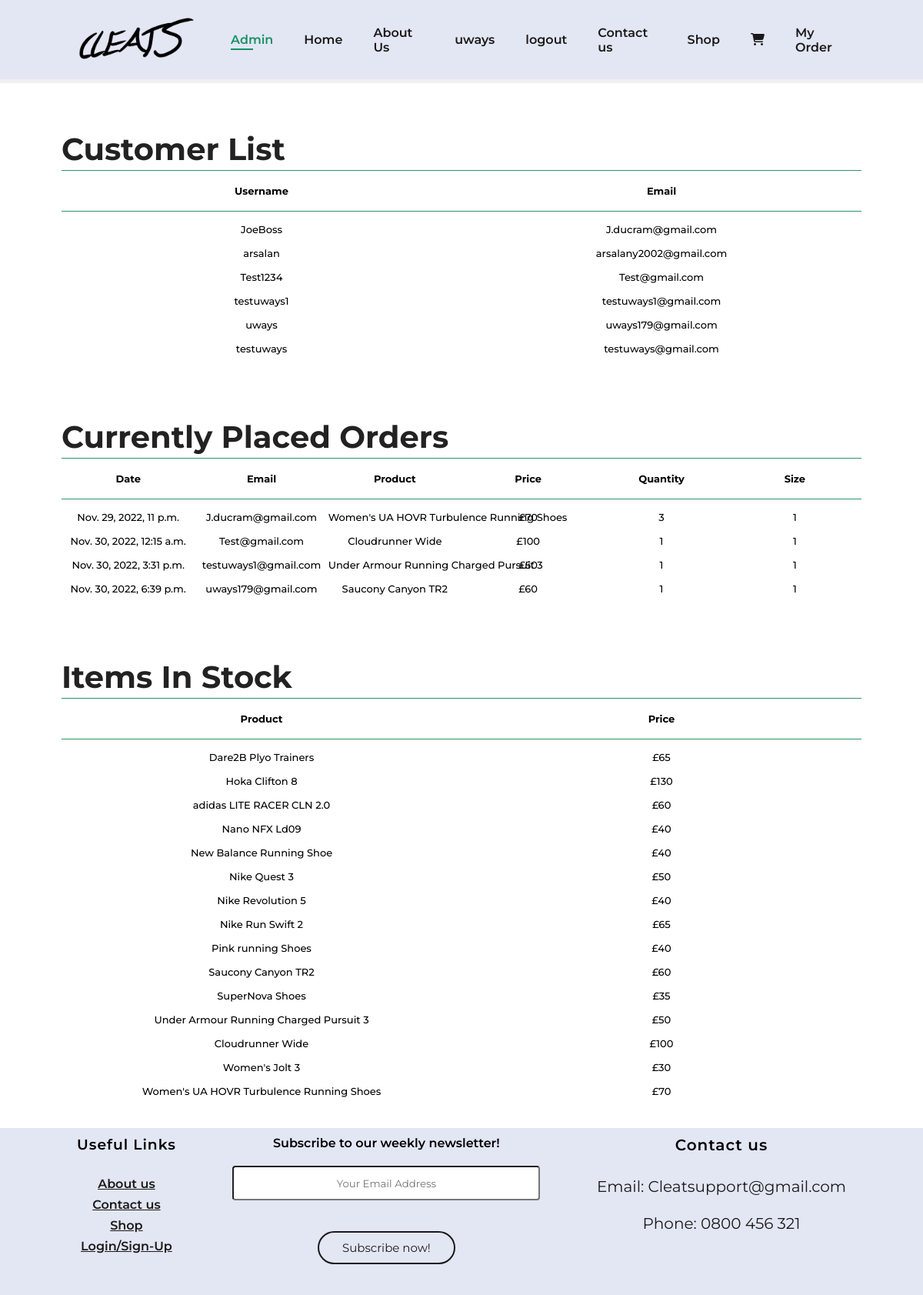
Screenshot of /store/admin (signed in) with the database file from the repository.
### store/models.py (models this page shows)
class HistoryItem(models.Model):
    user = models.ForeignKey(settings.AUTH_USER_MODEL, on_delete=models.CASCADE, related_name='user_history')
    name = models.TextField(max_length=1500, verbose_name='history_name')
    added = models.DateTimeField(auto_now_add=True)
    price = models.IntegerField(default=0)
    size = models.IntegerField(default=0)
    quantity = models.IntegerField(blank=True, default=1)
    picture = models.ImageField(upload_to=image_directory_path, blank=True, null=True,)
    date = models.DateTimeField(auto_now=True, null=True,blank=True)

class Item(models.Model):
    name = models.TextField(max_length=1500, verbose_name='name')
    added = models.DateTimeField(auto_now_add=True)
    price = models.IntegerField(default=0)
    size = models.IntegerField(default=0)
    quantity = models.IntegerField(blank=True, default=1)
    picture = models.ImageField(upload_to=image_directory_path, blank=True, null=True,)
    description = models.TextField(max_length=1500, null=True, blank=True)

### store/views.py (the view)
# urls.py: path('admin', admin_view, name='admin'),
@login_required
def admin_view(request):
    context ={}
    user = request.user
    try:
        users= User.objects.all()
        orders = HistoryItem.objects.all()
        items = Item.objects.all()
        context['item'] = items
        context['users'] = users
        context['orders'] = orders
    except Item.DoesNotExist:
        pass
    template = loader.get_template('admin.html')
    return HttpResponse(template.render(context, request))

### shop/templates/admin.html (shortened to what this page needs)
{%load static %}
<!DOCTYPE html>
<html>
<head>
    <link rel="stylesheet" href="style.css">
</head>
<section id="header">
    <a href="#"><img src="{% static 'img/Cleats1.png' %}" width="200" height="auto" class="logo" alt=""></a>    <div>
        <ul id="navbar">
            {% if user.is_staff %}
            <li><a class="active" href="{% url 'admin' %}">Admin</a></li>
            {% endif %}
            <li><a  href="{% url 'index' %}">Home</a></li>
            <li><a href="{% url 'aboutus' %}">About Us</a></li>
            {% if user.is_authenticated %}
            <li><a>{{ request.user.username }}</a></li>
            <li><a href="{% url 'logout' %}">logout</a></li>
            {% else %}
            <li><a href="{% url 'login' %}">Login/Sign-Up</a></li>
            {% endif %}
            <li><a href="{% url 'contact' %}">Contact us</a></li>
            <li><a href="{% url 'store' %}">Shop</a></li>
            {% if user.is_authenticated %}
            <li><a href="{% url 'basket' %}"><i class="fas fa-shopping-cart"></i></a></li>
            {% else %}
            <li><a href="{% url 'login' %}"><i class="fas fa-shopping-cart"></i></a></li>
            {% endif %}
            {% if user.is_authenticated %}
            <li><a href="{% url 'purchase_history' %}">My Order</a></li>
            {% else %}
            <li><a href="{% url 'login' %}">My Orders</a></li>
            {% endif %}
        </ul>
    </div>
</section>
    <body>
    <section id="admin-list-customer" class="section-p1">
        <table width=auto>
            <h2>Customer List</h2>
            <thead>
                <tr>
                    <td>Username</td>
                    <td>Email</td>
            </thead>
            <tbody>
                <tr>
                    {% for user in users %}
                    <td>{{user.username}}</td>
                    <td>{{user.email}}</td>
                </tr>
                {% endfor %}
            </tbody>
        </table>
    </section>
    <section id="admin-order-placed" class="section-p1">
        <table width=auto>
            <h2>Currently Placed Orders</h2>
            <thead>
                <tr>
                    <td>Date</td>
                    <td>Email</td>
                    <td>Product</td>
                    <td>Price</td>
                    <td>Quantity</td>
                    <td>Size</td>
                </tr>
            </thead>
            <tbody>
                {% for order in orders %}
                <tr>
                    <td>{{order.date}}</td>
                    <td>{{order.user.email}}</td>
                    <td>{{order.name}}</td>
                    <td>£{{order.price}}</td>
                    <td>{{order.quantity}}</td>
                    <td>{{order.size}}</td>
                    {% endfor %}
                </tr>
            </tbody>
        </table>
    </section>
    <section id="admin-items-stock" class="section-p1">
        <table width=auto>
            <h2>Items In Stock</h2>
            <thead>
                <tr>
                    <td>Product</td>
                    <td>Price</td>
                </tr>
            </thead>
            <tbody>
                {% for items in item %}
                <tr>
                    <td>{{items.name}}</td>
                    <td>£{{items.price}}</td>
                </tr>
                {% endfor %}
            </tbody>
        </table>
    </section>
<div class="footer">
    <div class="col-link">
    <h3>Useful Links</h3>
    <a href="{% url 'aboutus' %}">About us</a>
    <a href="{% url 'contact' %}">Contact us</a>
    <a href="{% url 'store' %}">Shop</a>
    <a href="{% url 'login' %}">Login/Sign-Up</a>
</div>
    <div class="col-news">
        Subscribe to our weekly newsletter!
        <form>
            <input type="email" placeholder="Your Email Address" required>
            <br>
            <button type="Submit"> Subscribe now!</button>
        </form>
    </div>
    <div class="col-contact">
        <h3>Contact us</h3>
            <p>
            Email: Cleatsupport@gmail.com
            <br>
            <br>
            Phone: 0800 456 321
            </p>
    </div>
</div>
</body>
</html>

### shop/static/css/style.css (style rules this page uses)
* { margin: 0; padding: 0; box-sizing: border-box; font-family: 'Montserrat', sans-serif; }
h2 { font-size: 46px; line-height: 54px; color: #222; }
p { font-size: 16px; color: #465b52; margin: 15px 0 20px 0; }
.section-p1 { padding: 40px 80px; }
body { width: 100%; }
#header { display: flex; align-items: center; justify-content: space-between; padding: 20px 80px; background: #e3e6f3; box-shadow: 0 5px rgba(0, 0, 0, 0.06); z-index: 999; position: sticky; top: 0; left: 0; margin: 0 0 24px 0; }
#navbar { display: flex; align-items: center; justify-content: center; }
#navbar li { list-style: none; padding: 0% 20px; position: relative; }
#navbar li a { text-decoration: none; font-size: 16px; font-weight: 600; color: #1a1a1a; transition: 0.3s ease; }
#navbar li a:hover, #navbar li a.active { color: #189165; }
#navbar li a.active::after, #navbar li a:hover::after { content: ""; width: 30%; height: 2px; background: #189165; position: absolute; bottom: -4px; left: 20px; }

### rows the page displays
HistoryItem: date "Nov. 29, 2022, 11 p.m.", user.email "J.ducram@gmail.com", name "Women's UA HOVR Turbulence Running Shoes", price "70", quantity "3", size "1"
HistoryItem: date "Nov. 30, 2022, 12:15 a.m.", user.email "Test@gmail.com", name "Cloudrunner Wide", price "100", quantity "1", size "1"
HistoryItem: date "Nov. 30, 2022, 3:31 p.m.", user.email "testuways1@gmail.com", name "Under Armour Running Charged Pursuit 3", price "50", quantity "1", size "1"
HistoryItem: date "Nov. 30, 2022, 6:39 p.m.", user.email "uways179@gmail.com", name "Saucony Canyon TR2", price "60", quantity "1", size "1"
Item: name "Dare2B Plyo Trainers", price "65"
Item: name "Hoka Clifton 8", price "130"
Item: name "adidas LITE RACER CLN 2.0", price "60"
Item: name "Nano NFX Ld09", price "40"
Item: name "New Balance Running Shoe", price "40"
Item: name "Nike Quest 3", price "50"
Item: name "Nike Revolution 5", price "40"
Item: name "Nike Run Swift 2", price "65"
Item: name "Pink running Shoes", price "40"
Item: name "Saucony Canyon TR2", price "60"
Item: name "SuperNova Shoes", price "35"
Item: name "Under Armour Running Charged Pursuit 3", price "50"
Item: name "Cloudrunner Wide", price "100"
Item: name "Women's Jolt 3", price "30"
Item: name "Women's UA HOVR Turbulence Running Shoes", price "70"

### other values shown
{{ request.user.username }} "uways"
{{ user.username }} "JoeBoss"
{{ user.email }} "J.ducram@gmail.com"
{{ user.username }} "arsalan"
{{ user.email }} "arsalany2002@gmail.com"
{{ user.username }} "Test1234"
{{ user.email }} "Test@gmail.com"
{{ user.username }} "testuways1"
{{ user.email }} "testuways1@gmail.com"
{{ user.username }} "uways"
{{ user.email }} "uways179@gmail.com"
{{ user.username }} "testuways"
{{ user.email }} "testuways@gmail.com"
